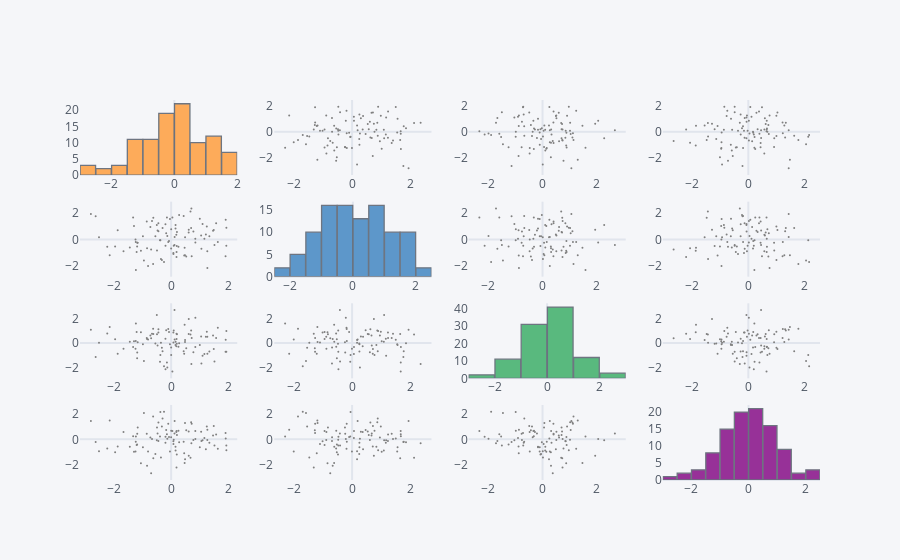

Here is the notebook cell this chart was saved with:
### Code cell
# df2.iplot(kind='bubble',x='A',y='B',size=20)
df.scatter_matrix()
